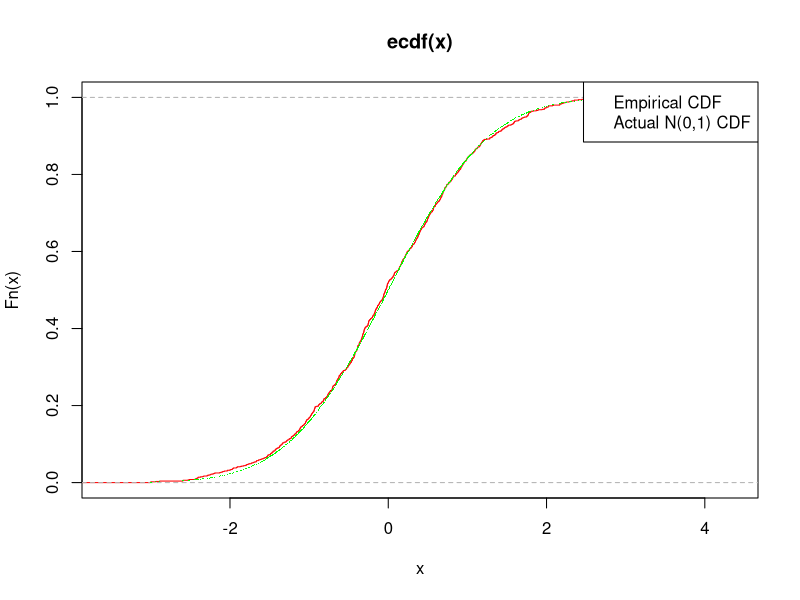

Here is the R script that generated this plot:
## ---- chunk 1
set.seed(1) # Makes sure that the experiment is repeatable
# Don't set a seed if the output should be truly random
x <- rnorm(n = 1000, mean = 0, sd = 1)
plot(ecdf(x), col = 'red')
points(x = x, y = pnorm(x), pch = '.', col = 'green')
legend("topright", legend = c("Empirical CDF", "Actual N(0,1) CDF"), col = c("red", "green"))
